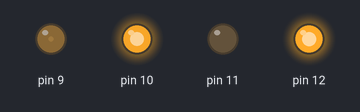
This sketch was run on a simulated Arduino Uno, built with avr-gcc and run on an emulated ATmega328P. Parts: output pins drawn as LEDs (lit = HIGH).

Above: at 0.05 s.
At 0.45 s:
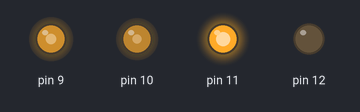
At 0.7 s:
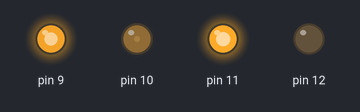
At 1.2 s:
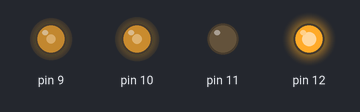
At 1.35 s:
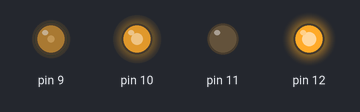
Timing chart, 0 to 3.6 s (numbered marks = the images above):
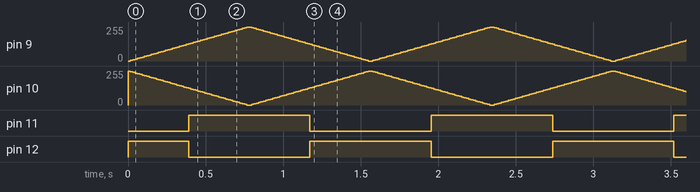

The sketch:

Kramer_Lab14_PlusPlus.ino
```cpp
void setup() {
}

void loop() {
  for (int i = 0; i <= 256; i = i + 5) {
    //increase LED 1
    analogWrite(9, i);
    //decrease LED 2
    analogWrite(10, 255 - i);
    if(i > 128){ //if led1 is greater than 128
      analogWrite(11, 255);
    }
    else{
      analogWrite(11, 0);
    }
    if(i < 128){ //if led2 is greater than 128
      analogWrite(12, 255);
    }
    else{
      analogWrite(12, 0);
    }
    //wait
    delay(15);
  }
  //fade back
  for (int i = 255; i >= -1; i = i - 5) {
    //decrease LED 1
    analogWrite(9, i);
    //increase LED 2
    analogWrite(10, 255 - i);
    if(i < 128){ //if led1 is less than 128
      analogWrite(11, 0);
    }
    else{
      analogWrite(11, 255);
    }
    if(i > 128){ //if led2 is less than 128
      analogWrite(12, 0);
    }
    else{
      analogWrite(12, 255);
    }
    //wait
    delay(15);
  }
}
```

Measured:
- by itself, pin 11: alternates HIGH for 0.78 s and LOW for 0.78 s
- by itself, pin 12: repeats every 1.6 s: LOW 0.78 s, HIGH 0.78 s
